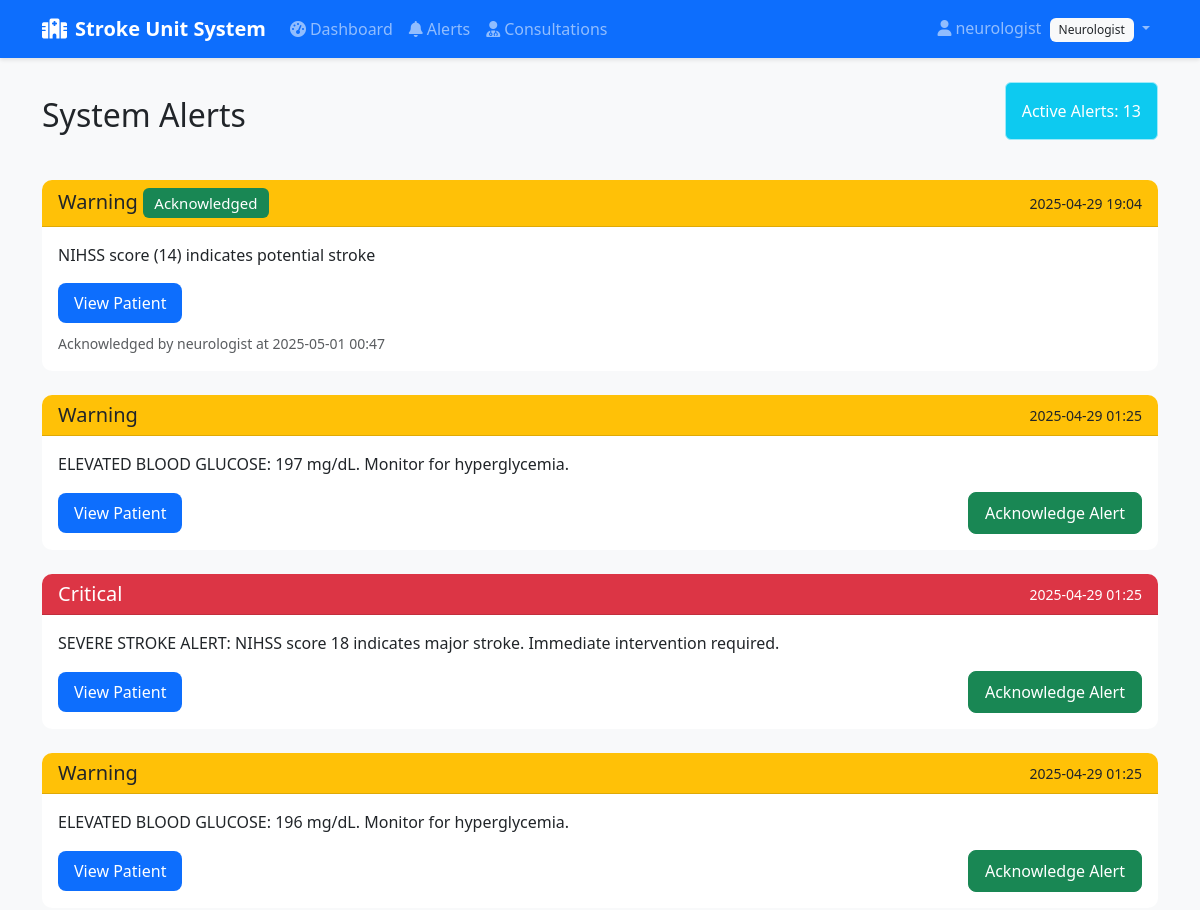
Page /alerts/ (signed in, upper part) on the earlier database version.
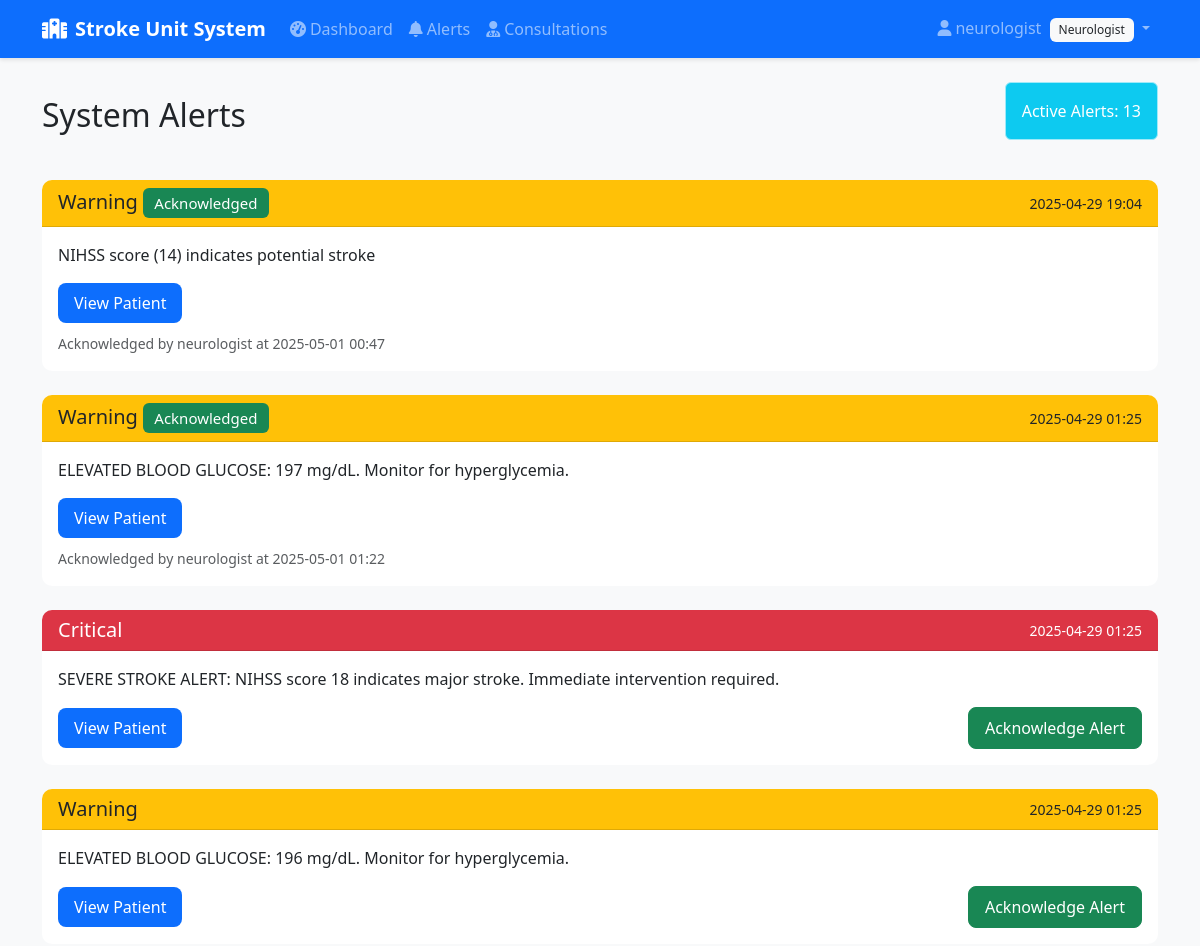
Same page on the later database version.
### patientsystem/models.py (models this page shows, shortened)
class Alert(models.Model):
    ALERT_TYPES = [
        ('critical', 'Critical'),
        ('warning', 'Warning'),
        ('info', 'Information'),
    ]
    type = models.CharField(max_length=20, choices=ALERT_TYPES)
    description = models.TextField()
    patient = models.ForeignKey(Patient, on_delete=models.CASCADE, related_name='alerts')
    timestamp = models.DateTimeField(auto_now_add=True)
    acknowledged = models.BooleanField(default=False)
    acknowledged_by = models.ForeignKey(User, on_delete=models.SET_NULL, null=True, blank=True, related_name='acknowledged_alerts')
    acknowledged_at = models.DateTimeField(null=True, blank=True)

### patientsystem/decorators.py (the view)
        def wrapped_view(request, *args, **kwargs):
            if not check_role(request.user):
                messages.error(request, f'Only {role}s can access this page.')
                return redirect('patientsystem:dashboard')
            return view_func(request, *args, **kwargs)

### patientsystem/views.py (called while the page is built)
@login_required
@neurologist_required
def alerts(request):
    try:
        alerts = Alert.objects.all().order_by('-timestamp')
        return render(request, 'patientsystem/alerts.html', {
            'alerts': alerts
        })
    except Exception as e:
        messages.error(request, f'Error accessing alerts: {str(e)}')
        return redirect('patientsystem:dashboard')

### templates/patientsystem/alerts.html (shortened to what this page needs)
{% extends 'base.html' %}
{% block content %}
<div class="d-flex justify-content-between align-items-center mb-4">
    <h2>System Alerts</h2>
    <div class="alert alert-info">
        Active Alerts: {{ alerts|length }}
    </div>
</div>
<div class="row">
    {% for alert in alerts %}
    <div class="col-12 mb-4">
        <div class="card">
            <div class="card-header {% if alert.type == 'critical' %}bg-danger text-white{% elif alert.type == 'warning' %}bg-warning{% else %}bg-info text-white{% endif %}">
                <div class="d-flex justify-content-between align-items-center">
                    <h5 class="card-title mb-0">
                        {{ alert.get_type_display }}
                        {% if alert.acknowledged %}
                        <span class="badge bg-success">Acknowledged</span>
                        {% endif %}
                    </h5>
                    <small>{{ alert.timestamp|date:"Y-m-d H:i" }}</small>
                </div>
            </div>
            <div class="card-body">
                <p class="card-text">{{ alert.description }}</p>
                <div class="d-flex justify-content-between align-items-center">
                    {% if alert.patient %}
                    <a href="{% url 'patientsystem:patient_detail' alert.patient.id %}" class="btn btn-primary">
                        View Patient
                    </a>
                    {% endif %}
                    {% if not alert.acknowledged and not user.userprofile.role == 'technician' %}
                    <form method="post" action="{% url 'patientsystem:acknowledge_alert' alert.id %}" class="mb-0">
                        <button type="submit" class="btn btn-success">Acknowledge Alert</button>
                    </form>
                    {% endif %}
                </div>
                {% if alert.acknowledged %}
                <div class="mt-2 text-muted">
                    <small>Acknowledged by {{ alert.acknowledged_by.username }} at {{ alert.acknowledged_at|date:"Y-m-d H:i" }}</small>
                </div>
                {% endif %}
            </div>
        </div>
    </div>
    {% empty %}
    <div class="col-12">
        <div class="alert alert-success">
            No active alerts at this time.
        </div>
    </div>
    {% endfor %}
</div>
{% endblock %}

Differences in the rows shown:
changed Alert "ELEVATED BLOOD GLUCOSE: 197 mg/dL. Monitor for hyperglycemia.": acknowledged_by.username (not shown) → "neurologist"; acknowledged_at (not shown) → "2025-05-01 01:22"; acknowledged "Acknowledge Alert" → "Acknowledged Acknowledged by at"
